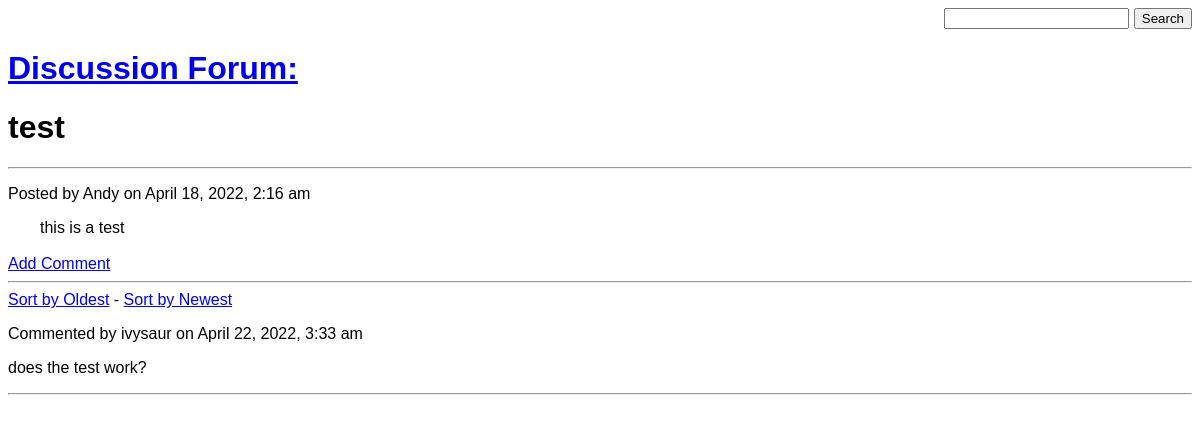
Page /view.php?id=4 on the committed database.
### tables this page shows
CREATE TABLE posts (id INTEGER PRIMARY KEY AUTOINCREMENT, title TEXT, body TEXT, name TEXT, time INTEGER);

CREATE TABLE comments(id INTEGER PRIMARY KEY AUTOINCREMENT, post_id INTEGER, body TEXT, name TEXT, time INTEGER);

### view.php (the view, shortened to what this page needs)
<!DOCTYPE html>
<html>
<head>
</head>
<body>
	<form method="post" action="search.php" id="search" style="text-align:right;">
		<input type="text" name="usersearch">
		<input type="submit" value="Search">
	</form>
<a href="index.php"><h1>Discussion Forum:</h1></a>
<?php
	include('config.php');
	$id = $_GET['id'];
	$sql = "SELECT * FROM posts WHERE id = $id";
	$fullpost = $db->query($sql);
	while($row=$fullpost->fetchArray()){
		?>
		<h1><?php print $row['title']; ?></h1>
		<hr>
		<p><?php
			$pretty_time = date("F j, Y, g:i a", $row['time']);
			print "Posted by " . $row['name'] . " on " . $pretty_time;
		?></p>
		<?php
			print "&emsp;&emsp;". $row['body'];
		?>
		<br>
		<br>
		<a href="#@" id="addComm">Add Comment</a><br>
		<hr>
		<?php
			print "<a href='view.php?id={$id}&sorted=old'>Sort by Oldest</a> - <a href='view.php?id={$id}&sorted=new'>Sort by Newest</a>";
		?>
		<?php
	}
			include('config.php');
			$sql = "SELECT * FROM comments WHERE post_id = $id";
			$result = $db->query($sql);
			if($_GET['sorted']==false){
				while($row = $result->fetchArray()) {
					?>
					<div>
						<p>Commented by <?php
							$pretty_time = date("F j, Y, g:i a", $row['time']);
							print $row['name'] . " on " . $pretty_time;
						?></p>
						<p><?php print $row['body']; ?></p>
					</div>
					<hr>
					<?php
				}
			}
					?>
</body>
</html>

### view.php (style rules this page uses)
body { font-family: Helvetica, sans-serif; }

### rows in the picture
posts: title "test", name "Andy", time "April 18, 2022, 2:16 am", body "this is a test"
comments: name "ivysaur", time "April 22, 2022, 3:33 am", body "does the test work?"
